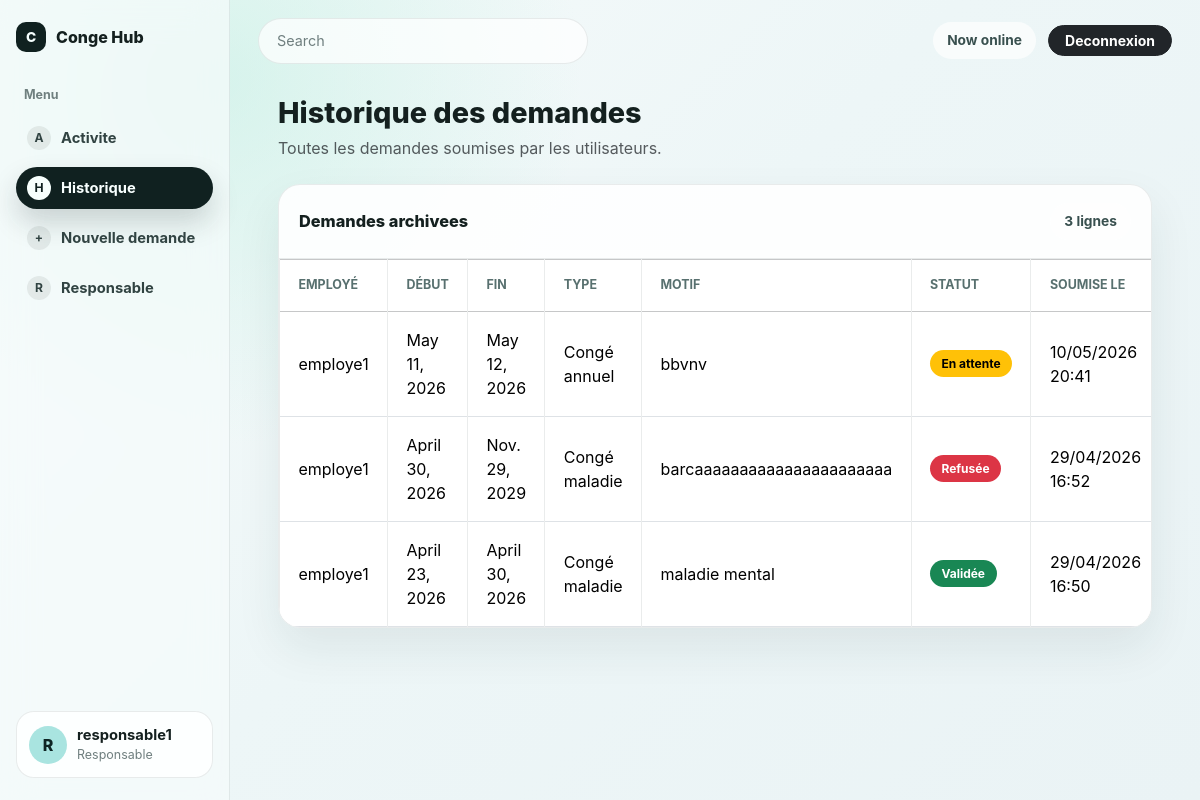
The app's page /historique/ (signed in) with its own data.
### conges/models.py (models this page shows, shortened)
class DemandeConge(models.Model):
    TYPE_CHOICES = [  # Les choix limitent les valeurs possibles pour éviter les textes libres incohérents.
        ('annuel', 'Congé annuel'),  # Valeur stockée en base puis libellé affiché dans les formulaires.
        ('maladie', 'Congé maladie'),  # Valeur utilisée pour un arrêt ou une absence maladie.
        ('autre', 'Autre'),  # Valeur générique pour les autres motifs de congé.
    ]
    STATUT_CHOICES = [  # Les choix de statut encadrent le cycle de traitement d'une demande.
        ('en_attente', 'En attente'),  # Statut initial juste après la soumission.
        ('validee', 'Validée'),  # Statut utilisé quand le responsable accepte la demande.
        ('refusee', 'Refusée'),  # Statut utilisé quand le responsable rejette la demande.
    ]
    employe = models.ForeignKey(Employe, on_delete=models.CASCADE)  # Une demande appartient à un employé.
    date_debut = models.DateField()  # DateField stocke une date sans heure pour le début du congé.
    date_fin = models.DateField()  # DateField stocke une date sans heure pour la fin du congé.
    type_conge = models.CharField(max_length=20, choices=TYPE_CHOICES)  # CharField stocke un court texte limité aux choix définis.
    motif = models.TextField(blank=True)  # TextField accepte un texte long et blank=True rend le motif optionnel.
    statut = models.CharField(max_length=20, choices=STATUT_CHOICES, default='en_attente')  # Le statut commence toujours en attente.
    date_soumission = models.DateTimeField(auto_now_add=True)  # Django renseigne automatiquement la date lors de la création.

class Employe(models.Model):
    user = models.OneToOneField(User, on_delete=models.CASCADE)  # Chaque employé est lié à un seul compte utilisateur Django.
    solde_conges = models.IntegerField(default=25)  # Le solde démarre à 25 jours pour simplifier la gestion locale.

### conges/views.py (the view)
# urls.py: path('historique/', views.historique_demandes, name='historique_demandes'),  # Cette route affiche l'historique adapté au rôle.
@login_required
def historique_demandes(request):
    can_view_all = request.user.is_staff or request.user.is_superuser  # Les rôles avec droits voient l'historique global.
    demandes = DemandeConge.objects.select_related('employe__user').order_by('-date_soumission')  # Base commune triée par récent.
    if not can_view_all:  # Un employé simple ne doit pas lire les demandes des autres.
        employe, created = Employe.objects.get_or_create(user=request.user)  # On garantit son profil avant de filtrer.
        demandes = demandes.filter(employe=employe)  # L'historique reste personnel pour l'employé.
    context = {
        'can_view_all': can_view_all,
        'demandes': demandes,
    }  # Le template adapte le titre et les colonnes selon ce droit.
    return render(request, 'conges/historique_demandes.html', context)  # Page d'historique commune à tous les rôles.

### conges/templates/conges/historique_demandes.html (shortened to what this page needs)
{% extends 'conges/base.html' %}
{% block content %}
    <div class="d-flex justify-content-between align-items-center gap-3 mb-4 page-heading">
        <div>
            {% if can_view_all %}
                <h1>Historique des demandes</h1>
                <p class="text-muted mb-0">Toutes les demandes soumises par les utilisateurs.</p>
            {% else %}
                <h1>Mon historique</h1>
                <p class="text-muted mb-0">Toutes vos demandes de congé.</p>
            {% endif %}
        </div>
    </div>
    <section class="data-panel">
        <div class="panel-header">
            <h2>Demandes archivees</h2>
            <span class="online-pill">{{ demandes|length }} lignes</span>
        </div>
    <div class="table-responsive">
        <table class="table table-striped table-bordered align-middle bg-white">
            <thead class="table-light">
                <tr>
                    {% if can_view_all %}
                        <th>Employé</th>
                    {% endif %}
                    <th>Début</th>
                    <th>Fin</th>
                    <th>Type</th>
                    <th>Motif</th>
                    <th>Statut</th>
                    <th>Soumise le</th>
                </tr>
            </thead>
            <tbody>
                {% for demande in demandes %}
                    <tr>
                        {% if can_view_all %}
                            <td>{{ demande.employe.user.username }}</td>
                        {% endif %}
                        <td>{{ demande.date_debut }}</td>
                        <td>{{ demande.date_fin }}</td>
                        <td>{{ demande.get_type_conge_display }}</td>
                        <td>{{ demande.motif|default:"-" }}</td>
                        <td>
                            {% if demande.statut == 'validee' %}
                                <span class="badge text-bg-success">{{ demande.get_statut_display }}</span>
                            {% elif demande.statut == 'refusee' %}
                                <span class="badge text-bg-danger">{{ demande.get_statut_display }}</span>
                            {% else %}
                                <span class="badge text-bg-warning">{{ demande.get_statut_display }}</span>
                            {% endif %}
                        </td>
                        <td>{{ demande.date_soumission|date:"d/m/Y H:i" }}</td>
                    </tr>
                {% empty %}
                    <tr>
                        <td colspan="{% if can_view_all %}7{% else %}6{% endif %}" class="text-center text-muted">
                            Aucune demande dans l'historique.
                        </td>
                    </tr>
                {% endfor %}
            </tbody>
        </table>
    </div>
    </section>
{% endblock %}

### conges/templates/conges/base.html (shortened to what this page needs)
{% load static %}
<!doctype html>
<html lang="fr">
<head>
    <link href="https://cdn.jsdelivr.net/npm/bootstrap@5.3.3/dist/css/bootstrap.min.css" rel="stylesheet">
    <link href="{% static 'conges/styles.css' %}" rel="stylesheet">
</head>
<body>
    {% if user.is_authenticated %}
        <div class="app-shell">
            <aside class="sidebar">
                <a class="brand" href="{% url 'conges:dashboard' %}">
                    <span class="brand-mark">C</span>
                    <span>Conge Hub</span>
                </a>
                <p class="menu-label">Menu</p>
                <nav class="side-nav">
                    <a class="side-link " href="{% url 'conges:dashboard' %}">
                        <span class="side-icon">A</span>
                        <span>Activite</span>
                    </a>
                    <a class="side-link {% if request.resolver_match.url_name == 'historique_demandes' %}active{% endif %}" href="{% url 'conges:historique_demandes' %}">
                        <span class="side-icon">H</span>
                        <span>Historique</span>
                    </a>
                    <a class="side-link {% if request.resolver_match.url_name == 'soumettre_demande' %}active{% endif %}" href="{% url 'conges:soumettre_demande' %}">
                        <span class="side-icon">+</span>
                        <span>Nouvelle demande</span>
                    </a>
                    {% if user.is_staff %}
                        <a class="side-link {% if request.resolver_match.url_name == 'responsable_home' %}active{% endif %}" href="{% url 'conges:responsable_home' %}">
                            <span class="side-icon">R</span>
                            <span>Responsable</span>
                        </a>
                    {% endif %}
                </nav>
                <div class="sidebar-user">
                    <div class="avatar">{{ user.username|first|upper }}</div>
                    <div class="user-meta">
                        <strong>{{ user.username }}</strong>
                        {% if user.is_superuser %}
                            <span>Administrateur</span>
                        {% elif user.is_staff %}
                            <span>Responsable</span>
                        {% else %}
                            <span>Employe</span>
                        {% endif %}
                    </div>
                </div>
            </aside>
            <div class="workspace">
                <header class="topbar">
                    <div class="search-pill">Search</div>
                    <div class="topbar-actions">
                        <span class="online-pill">Now online</span>
                        <a class="btn btn-sm btn-dark rounded-pill px-3" href="{% url 'conges:logout' %}">Deconnexion</a>
                    </div>
                </header>
                <main class="content-wrap">
    {% endif %}
                    {% block content %}{% endblock %}
    {% if user.is_authenticated %}
                </main>
            </div>
        </div>
    {% else %}
        </main>
    {% endif %}
</body>
</html>

### conges/static/conges/styles.css (style rules this page uses)
:root { --ink: #14201f; --muted: #6f7f7f; --page: #edf6f7; --panel: rgba(255, 255, 255, 0.88); --line: rgba(24, 43, 43, 0.09); --dark: #102120; --mint: #bfeee0; --aqua: #a9e4e0; --rose: #f2b4b9; --sun: #f5dc91; }
* { letter-spacing: 0; }
body { min-height: 100vh; color: var(--ink); background: radial-gradient(circle at 18% 10%, rgba(190, 238, 224, 0.55), transparent 30%), linear-gradient(135deg, #f7fbfb 0%, var(--page) 48%, #eaf3f5 100%); font-family: Inter, ui-sans-serif, system-ui, -apple-system, BlinkMacSystemFont, "Segoe UI", sans-serif; }
.app-shell { display: grid; grid-template-columns: 230px minmax(0, 1fr); min-height: 100vh; }
.sidebar { position: sticky; top: 0; display: flex; flex-direction: column; height: 100vh; padding: 22px 16px; border-right: 1px solid var(--line); background: rgba(245, 251, 251, 0.72); backdrop-filter: blur(18px); }
.brand { display: inline-flex; align-items: center; gap: 10px; color: var(--ink); font-weight: 800; text-decoration: none; }
.brand-mark { display: grid; width: 30px; height: 30px; place-items: center; border-radius: 10px; color: #f6fffe; background: var(--dark); font-size: 0.86rem; }
.menu-label { margin: 34px 8px 12px; color: var(--muted); font-size: 0.78rem; font-weight: 700; }
.side-nav { display: grid; gap: 8px; }
.side-link { display: flex; align-items: center; gap: 10px; min-height: 42px; padding: 9px 11px; border-radius: 999px; color: #314342; font-size: 0.92rem; font-weight: 700; text-decoration: none; }
.side-link.active { color: #f8fffe; background: var(--dark); box-shadow: 0 14px 28px rgba(16, 33, 32, 0.18); }
.side-icon { display: grid; width: 24px; height: 24px; place-items: center; border-radius: 50%; background: rgba(20, 32, 31, 0.08); font-size: 0.76rem; }
.side-link.active .side-icon { color: var(--dark); background: #f7fffd; }
.sidebar-user { display: flex; align-items: center; gap: 10px; margin-top: auto; padding: 12px; border-radius: 18px; background: rgba(255, 255, 255, 0.78); border: 1px solid var(--line); }
.avatar { display: grid; width: 38px; height: 38px; flex: 0 0 38px; place-items: center; border-radius: 50%; color: #0e2423; background: var(--aqua); font-weight: 800; }
.user-meta { min-width: 0; }
.user-meta strong, .user-meta span { display: block; overflow: hidden; text-overflow: ellipsis; white-space: nowrap; }
.user-meta strong { font-size: 0.92rem; }
.user-meta span { color: var(--muted); font-size: 0.78rem; }
.workspace { min-width: 0; }
.topbar { display: flex; align-items: center; justify-content: space-between; gap: 16px; padding: 18px 28px 8px; }
.search-pill { width: min(330px, 46vw); padding: 11px 18px; border: 1px solid var(--line); border-radius: 999px; color: var(--muted); background: rgba(255, 255, 255, 0.72); font-size: 0.9rem; }
.topbar-actions { display: flex; align-items: center; gap: 12px; }
.online-pill { padding: 8px 14px; border-radius: 999px; color: #39504f; background: rgba(255, 255, 255, 0.7); font-size: 0.86rem; font-weight: 700; }
.content-wrap { width: min(1180px, calc(100vw - 270px)); margin: 0 auto; padding: 24px 28px 42px; }
.page-heading { margin-bottom: 18px; }
.page-heading h1 { margin: 0; font-size: clamp(1.65rem, 2.4vw, 2.35rem); font-weight: 850; }
.page-heading p { margin: 6px 0 0; color: var(--muted); }
.hero-panel, .data-panel, .card { border: 1px solid var(--line); border-radius: 22px; background: var(--panel); box-shadow: 0 20px 45px rgba(27, 49, 49, 0.08); }
.data-panel { overflow: hidden; padding: 0; }
.panel-header { display: flex; align-items: center; justify-content: space-between; gap: 14px; padding: 18px 20px; border-bottom: 1px solid var(--line); }
.panel-header h2 { margin: 0; font-size: 1.02rem; font-weight: 850; }
.table { margin-bottom: 0; }
.table > :not(caption) > * > * { padding: 1rem 1.15rem; border-color: var(--line); }
.table thead th { color: #58706f; background: rgba(255, 255, 255, 0.64); font-size: 0.78rem; text-transform: uppercase; }
.table-striped > tbody > tr:nth-of-type(odd) > * { --bs-table-bg-type: rgba(255, 255, 255, 0.42); }
.badge { border-radius: 999px; padding: 0.48rem 0.72rem; }
.btn { border-radius: 999px; font-weight: 750; }

### records on screen
DemandeConge: employe.user.username "employe1", date_debut "May 11, 2026", date_fin "May 12, 2026", type_conge "Congé annuel", motif "bbvnv", statut "En attente", date_soumission "10/05/2026 20:41"
DemandeConge: employe.user.username "employe1", date_debut "April 30, 2026", date_fin "Nov. 29, 2029", type_conge "Congé maladie", motif "barcaaaaaaaaaaaaaaaaaaaaaa", statut "Refusée", date_soumission "29/04/2026 16:52"
DemandeConge: employe.user.username "employe1", date_debut "April 23, 2026", date_fin "April 30, 2026", type_conge "Congé maladie", motif "maladie mental", statut "Validée", date_soumission "29/04/2026 16:50"

### other values on screen
{{ user.username|first|upper }} "R"
{{ user.username }} "responsable1"
{{ demandes|length }} "3"
